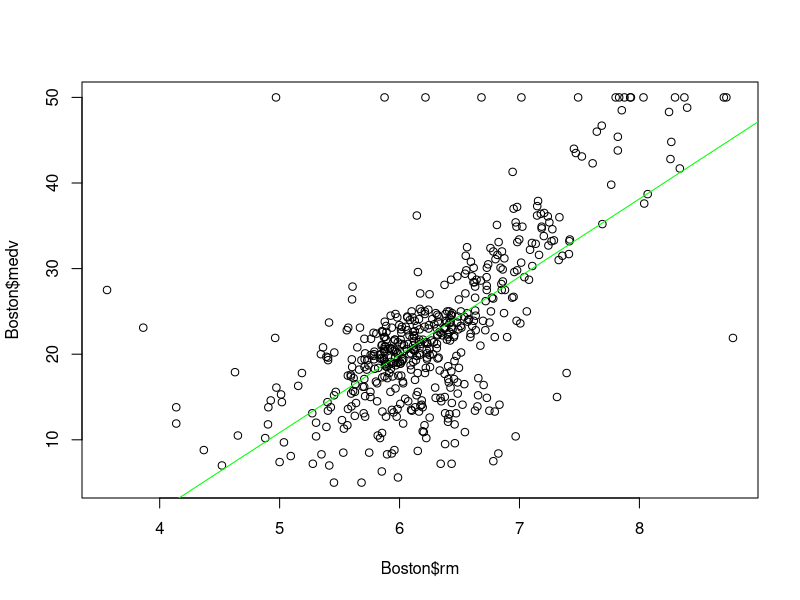

Recreate this plot in R.
#Prints hello world
print("Hello World")

#Scatter Plot graph
library(MASS)
plot(Boston$rm, Boston$medv)
abline(lm(medv ~ rm, data=Boston), col="green")